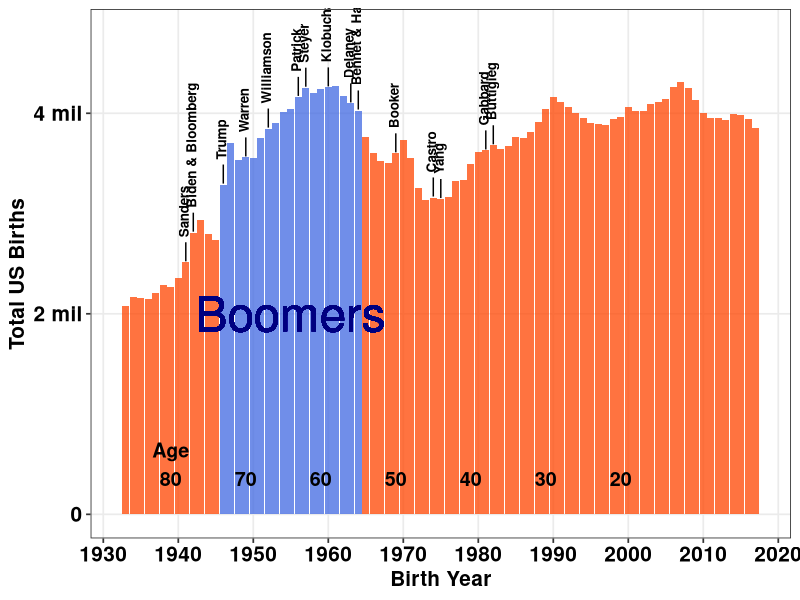
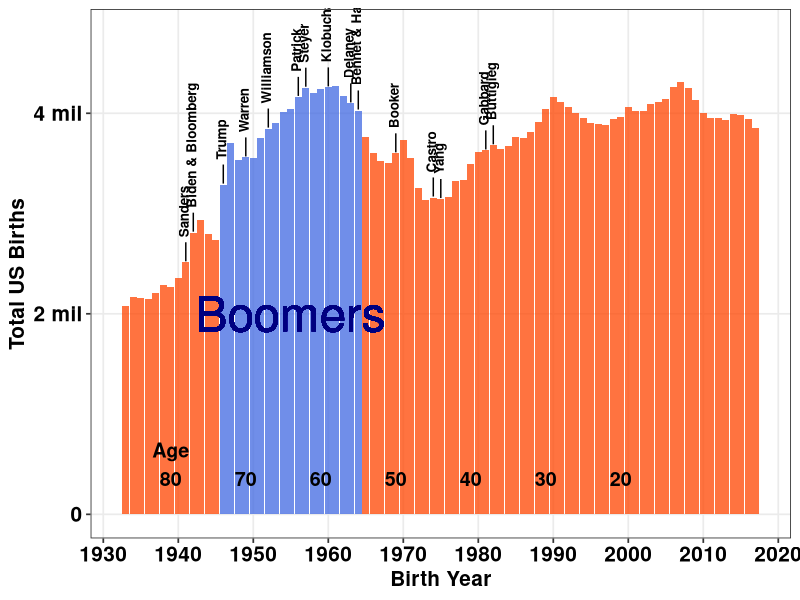

Source code (R) for these figures, in order:
library(tidyverse)

BByrs = 1946:1964

candidates = tribble(
  ~name, ~yob,
  'Trump', 1946,
  'Bennet', 1964,
  'Biden', 1942,
  'Bloomberg', 1942,
  'Booker', 1969,
#  'Bullock', 1966,
  'Buttigieg', 1982,
  'Castro', 1974,
  'Delaney', 1963,
  'Gabbard', 1981,
  'Harris', 1964,
  'Klobuchar', 1960,
  'Patrick', 1956,
  'Sanders', 1941,
#  'Sestack', 1951,
  'Steyer', 1957,
  'Warren', 1949,
  'Williamson', 1952,
  'Yang', 1975
) %>%
  group_by(yob) %>% 
  summarize(name=paste(name,collapse=' & '))


births = read.table(file='USAtotbirthsRR.txt',skip=2,header=TRUE) %>%
           mutate( boomer = (Year %in% BByrs)) %>%
           left_join(candidates, by=c('Year'='yob'))

theme_carl <- function () { 
  theme_bw(base_size=13) %+replace% 
    theme(
      title      = element_text(size=22, face='bold', hjust =0.5),
      axis.text  = element_text(size=15, face='bold'),
      axis.title = element_text(size=15, face='bold')
    )
}

G = ggplot(data=births) +
      aes(x=Year, y=Total, fill=boomer) +
      geom_bar(stat='identity', alpha=.75) +
      guides(fill=FALSE) +
      scale_x_continuous(breaks=seq(1930,2020,10), minor_breaks = NULL) +
      scale_y_continuous(breaks=seq(0,4e6,2e6), minor_breaks = NULL,
                         labels=c('0','2 mil','4 mil'),
                         limits=c(0, 4.8e6)) +
      scale_fill_manual(values=c('orangered','royalblue')) +
      labs(x='Birth Year',y='Total US Births') +
      theme_carl()

# add candidate names
G = G + 
    geom_segment(data=filter(births, !is.na(name)),
                   aes(x=Year, y=Total+1e4, xend=Year, yend=Total+2e5)) +
    geom_text(aes(x=Year, y=Total+2.5e5, label=name),
              angle=90, hjust=0, size=3.4,vjust=0.3,
              fontface='bold') +
    geom_text(x=1955,y=2e6, label='Boomers', size=12, hjust=0.5,
              color='navy') 

# add ages
ref_ages = seq(80,20,-10)

agelabels = c('Age\n80',paste0('\n',tail(ref_ages,-1)))

G + annotate('text',x=2019-ref_ages, 
                  y=rep(5e5,length(ref_ages)), 
                  label=agelabels, size=5,hjust=0.5, fontface='bold')



ggsave('BB-candidates.png', height=8, width=11, units='in', dpi=300)


